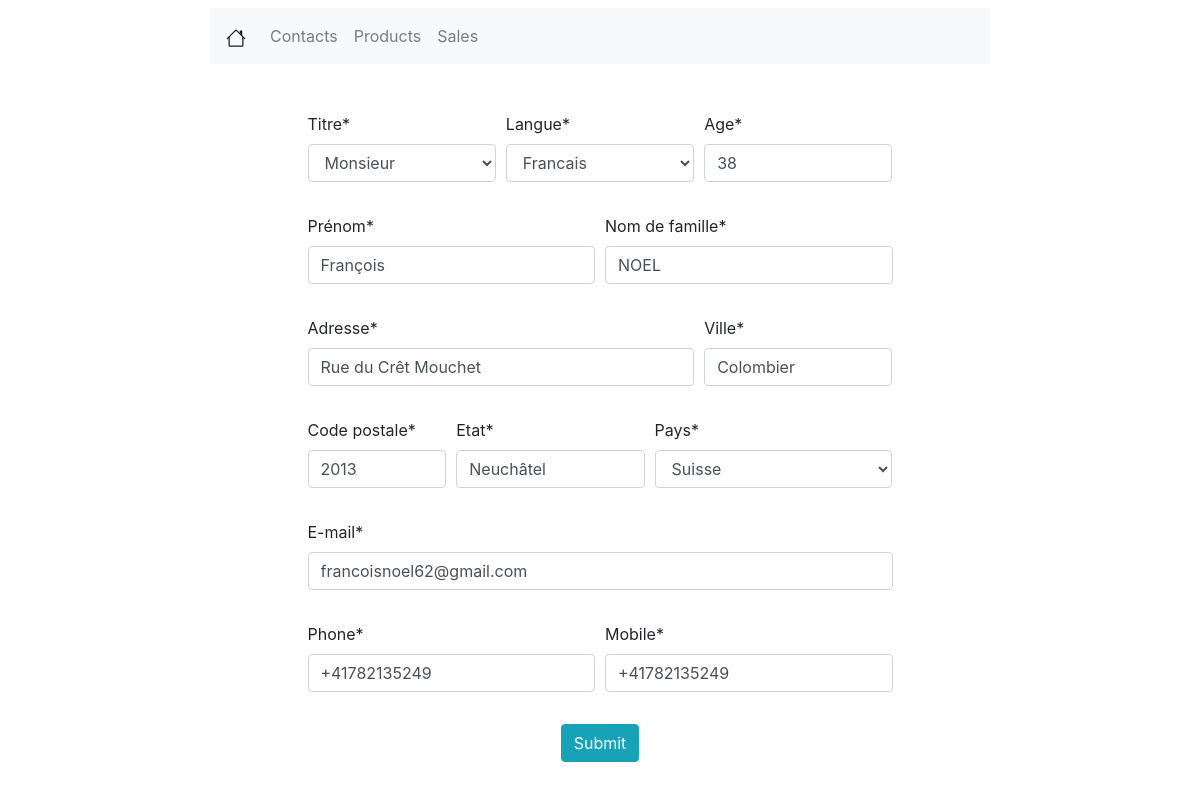
/contacts/1/edit/, run on the app's committed database.
### contacts/models.py (models this page shows, shortened)
class Contact(models.Model):
    COUNTRY_CHOICES = (
        ('US', 'United States'),
        ('FR', 'France'),
        ('CH', 'Suisse'),
        ('RU', 'Russia'),
        ('IT', 'Italy'),
    )
    TITLE_CHOICES = (
        ('M.', 'Monsieur'),
        ('Mme', 'Madame'),
        ('Melle', 'Mademoiselle'),
        ('NA', 'Sans avis'),
    )
    LANG_CHOICES = (
        ('EN', 'Anglais'),
        ('FR', 'Francais'),
        ('CH', 'Suisse'),
        ('RU', 'Russe'),
        ('IT', 'Italien'),
    )
    is_active = models.BooleanField(verbose_name="active", default=True)
    title = models.CharField(verbose_name="titre", max_length=50, null=False, choices=TITLE_CHOICES, default='Mme')
    lang = models.CharField(verbose_name="Langue", max_length=80, null=False, choices=LANG_CHOICES, default='US')
    name = models.CharField(verbose_name='Prénom', max_length=200, null=True)
    lastname = models.CharField(verbose_name='Nom de famille', max_length=200, null=True)
    age = models.IntegerField(verbose_name='Age', null=True)
    street = models.CharField(verbose_name="Adresse", max_length=100, null=True)
    region_zip = models.IntegerField(verbose_name="Code postale", null=True)
    city = models.CharField(verbose_name="Ville", max_length=200, null=True)
    country = models.CharField(verbose_name="Pays", max_length=100, null=False, choices=COUNTRY_CHOICES, default='CH')
    phone = PhoneNumberField(null=True)
    mobile = PhoneNumberField(null=True)
    email = models.EmailField(verbose_name="E-mail", max_length=254, null=True)
    state = models.CharField(verbose_name="Etat", max_length=20, null=True)

### contacts/views.py (the view)
# urls.py: path('<int:pk>/edit/', views.EditView.as_view(), name='edit_contact'),
class EditView(generic.UpdateView):
    template_name = 'contacts/contacts_createview.html'
    model = Contact
    form_class = ContactsModelForm

### contacts/forms.py
class ContactsModelForm(forms.ModelForm):
    class Meta:
        model = Contact
        fields = '__all__'
        exclude = ['is_active']

### contacts/templates/contacts/contacts_createview.html (shortened to what this page needs)
{% extends 'viewlist/viewlist.html' %}
{% load crispy_forms_tags %}
{% block viewlist %}
    <form method="post">
        <div class="w-50 mx-auto mt-5">
            <div class="form-row">
                <div class="form-group col-md-4">
                    {{ form.title|as_crispy_field }}
                </div>
                <div class="form-group col-md-4">
                    {{ form.lang|as_crispy_field }}
                </div>
                <div class="form-group col-md-4">
                    {{ form.age|as_crispy_field }}
                </div>
            </div>
            <div class="form-row">
                <div class="form-group col-md-6">
                    {{ form.name|as_crispy_field }}
                </div>
                <div class="form-group col-md-6">
                    {{ form.lastname|as_crispy_field }}
                </div>
            </div>
            <div class="form-row">
                <div class="form-group col-md-8">
                    {{ form.street|as_crispy_field }}
                </div>
                <div class="form-group col-md-4">
                    {{ form.city|as_crispy_field }}
                </div>
            </div>
            <div class="form-row">
                <div class="form-group col-md-3">
                    {{ form.region_zip|as_crispy_field }}
                </div>
                <div class="form-group col-md-4">
                    {{ form.state|as_crispy_field }}
                </div>
                <div class="form-group col-md-5">
                    {{ form.country|as_crispy_field }}
                </div>
            </div>
            <div class="form-row">
                <div class="form-group col-md-12">
                    {{ form.email|as_crispy_field }}
                </div>
            </div>
            <div class="form-row">
                <div class="form-group col-md-6">
                    {{ form.phone|as_crispy_field }}
                </div>
                <div class="form-group col-md-6">
                    {{ form.mobile|as_crispy_field }}
                </div>
            </div>
            <div class="text-center">
                <button type="submit" class="btn btn-info">Submit</button>
            </div>
        </div>
    </form>
{% endblock %}

### data on the page
Contact: title "Monsieur", lang "Francais", age "38", name "François", lastname "NOEL", street "Rue du Crêt Mouchet", city "Colombier", region_zip "2013", state "Neuchâtel", country "Suisse", email "francoisnoel62@gmail.com", phone "+41782135249", mobile "+41782135249"
